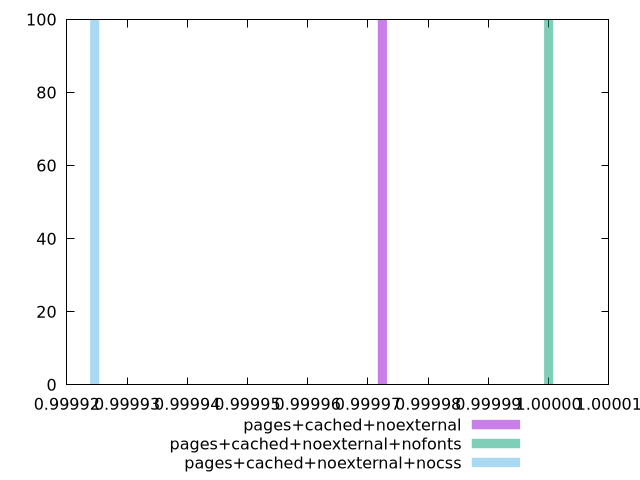

Write gnuplot code to recreate this figure.
$_pagesCachedNoexternal <<EOF
1098 100
EOF
$_pagesCachedNoexternalNofonts <<EOF
1220 100
EOF
$_pagesCachedNoexternalNocss <<EOF
1464 100
EOF
set key outside below
set terminal pngcairo
set output "report_00006_2020-11-02T20-21-41.718Z/uses-long-cache-ttl/uses-long-cache-ttl_pages+cached+noexternal_pages+cached+noexternal+nofonts_pages+cached+noexternal+nocss+hist.png"
set boxwidth 7.32
set style fill transparent solid 0.5 noborder
set yrange [0:100]
plot $_pagesCachedNoexternal title "pages+cached+noexternal" with boxes ,$_pagesCachedNoexternalNofonts title "pages+cached+noexternal+nofonts" with boxes ,$_pagesCachedNoexternalNocss title "pages+cached+noexternal+nocss" with boxes ,
